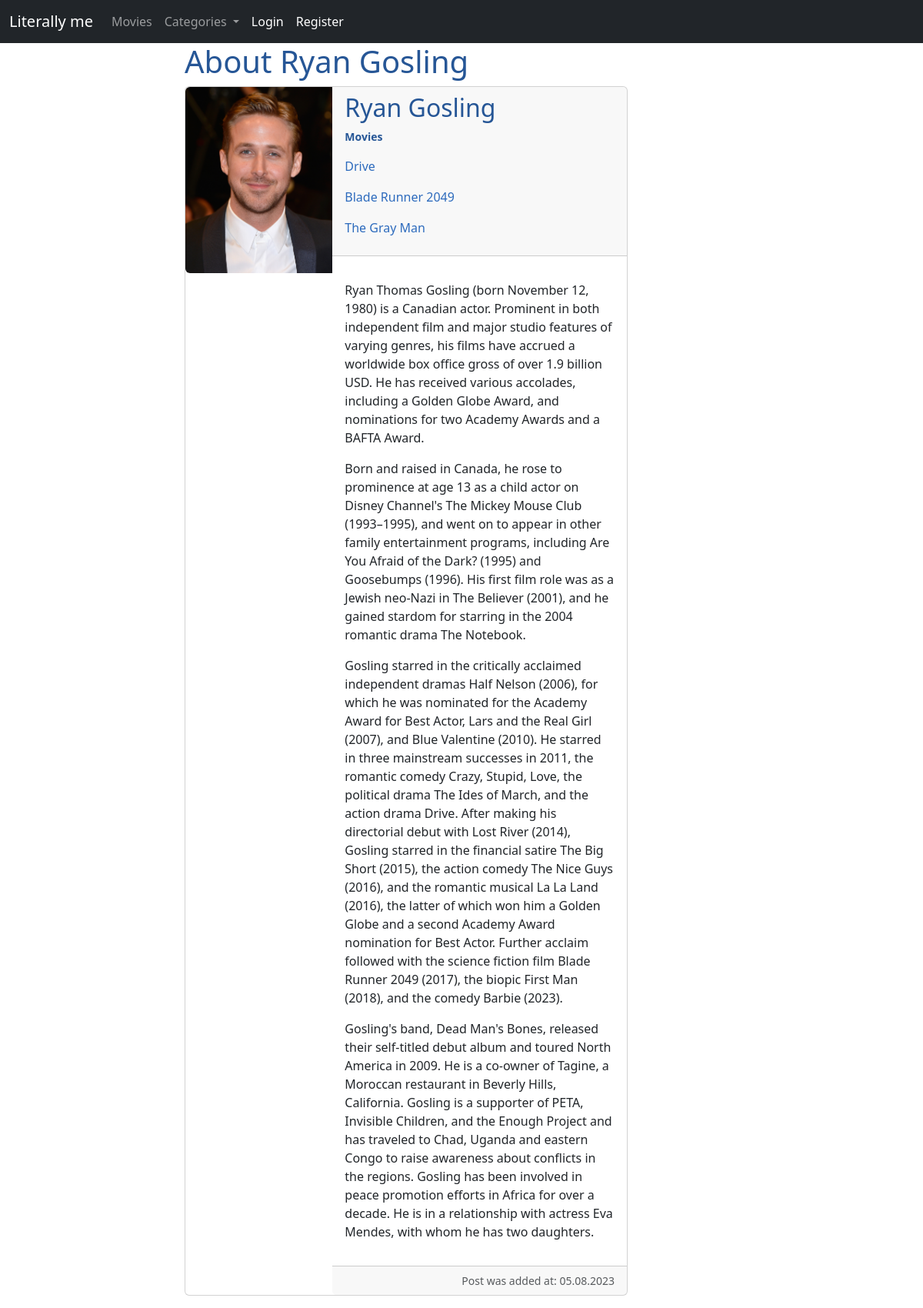
The app's page /actor/ryan-gosling/ with its own data.
### mainapp/models.py (models this page shows, shortened)
class Actor(models.Model):
    name = models.CharField(max_length=100)
    bio = models.TextField(blank=True)
    photo = models.ImageField(upload_to='photos/%d/%m/%Y')
    create_time = models.DateTimeField(auto_now_add=True)
    slug = models.SlugField(max_length=255, unique=True, db_index=True)
    class Meta:
        verbose_name = 'Actors (they are literally me)'
        verbose_name_plural = 'Actors (they are literally me)'

class Movie(models.Model):
    title = models.CharField(max_length=100)
    plot = models.TextField(blank=True)
    release_date = models.CharField(max_length=100)
    poster = models.ImageField(upload_to='posters/%d/%m/%Y')
    create_time = models.DateTimeField(auto_now_add=True, null=True)
    actors = models.ManyToManyField(Actor, related_name='movies') # related_name is for finding each actors movies (actor.movies)
    rating = models.IntegerField(default=1, blank=True)
    category = models.ForeignKey(Category, on_delete=models.PROTECT, related_name='movies')
    slug = models.SlugField(max_length=255, unique=True, db_index=True)
    def get_absolute_url(self):
        return reverse('about_movie', kwargs={'movie_slug': self.slug})
    class Meta:
        verbose_name = 'Movies (literally me)'
        verbose_name_plural = 'Movies (literally me)'

### mainapp/views.py (the view)
# urls.py: path('actor/<slug:actor_slug>/', AboutActorView.as_view(), name='about_actor'),
class AboutActorView(DataMixin, DetailView):
    model = Actor
    template_name = 'mainapp/actor/about_actor.html'
    context_object_name = 'actor'
    slug_url_kwarg = 'actor_slug'  # changing default slug name to what we need
    def get_context_data(self, **kwargs):
        context = super().get_context_data(**kwargs)
        mixin_context = self.get_user_context(title='About ' + str(context['actor'].name))
        return dict(list(context.items()) + list(mixin_context.items()))

### mainapp/models.py (called while the page is built)
    def get_absolute_url(self):
        return reverse('category', kwargs={'category_slug': self.slug})

### mainapp/utils.py (called while the page is built)
    def get_user_context(self, **kwargs):
        categories = Category.objects.annotate(movies_count=Count('movies'))  # creating new column called movies_count
        user_menu = menu.copy()
        if not self.request.user.is_authenticated or not self.request.user.is_superuser:
            user_menu = [user_menu[0]]
        context = kwargs
        context['menu'] = user_menu
        context['categories'] = categories
        return context

### mainapp/templates/mainapp/actor/about_actor.html (shortened to what this page needs)
{% extends 'mainapp/base.html' %}
{% block content %}
    <h1 class="actor-bold">{{ title }}</h1>
    <div class="card mb-3" style="max-width: 80%;">
            <div class="row g-0">
                <div class="col-md-4">
                    {% if actor.photo %}
                        <img class="img-fluid rounded-start" src="{{ actor.photo.url }}">
                    {% endif %}
                </div>
                <div class="col-md-8">
                    <div class="card-header">
                        <h2 class="card-title actor-bold">{{ actor.name }}</h2>
                        <p class="card-text"><small class="text-body-secondary"><b class="actor-movies actor-bold">Movies</b></small></p>
                        {% for movie in actor.movies.all %}
                            <p><a class="actor-link" href="{{ movie.get_absolute_url }}">{{ movie.title }}</a></p>
                        {% endfor %}
                    </div>
                    <div class="card-body">
                        <p class="card-text">{{ actor.bio|linebreaks }}</p>
                    </div>
                    <div class="card-footer text-end">
                        <small class="text-body-secondary">Post was added at: {{ actor.create_time|date:"d.m.Y" }}</small>
                    </div>
                </div>
            </div>
        </div>
{% endblock %}

### mainapp/static/mainapp/css/style.css (style rules this page uses)
.actor-link { text-decoration: none; color: rgb(45, 107, 189); }
.actor-bold { color: rgb(38, 86, 150); }

### records on screen
Actor: photo (picture), name "Ryan Gosling", bio "Ryan Thomas Gosling (born November 12, 1980) is a Canadian actor. Prominent in both independent film and major studio features of varying genres, his films have accrued a worldwide box office gross of over 1.9 billion USD. He has received various accolades, including a Golden Globe Award, and nominations for two Academy Awards and a BAFTA Award. Born and raised in Canada, he rose to prominence at age 13 as a child actor on Disney Channel's The Mickey Mouse Club (1993–1995), and went on to appear in other family entertainment programs, including Are You Afraid of the Dark? (1995) and Goosebumps (1996). His first film role was as a Jewish neo-Nazi in The Believer (2001), and he gained stardom…", create_time "05.08.2023"
Movie: title "Drive"
Movie: title "Blade Runner 2049"
Movie: title "The Gray Man"

### other values on screen
{{ item.title }} "Movies"
{{ title }} "About Ryan Gosling"
